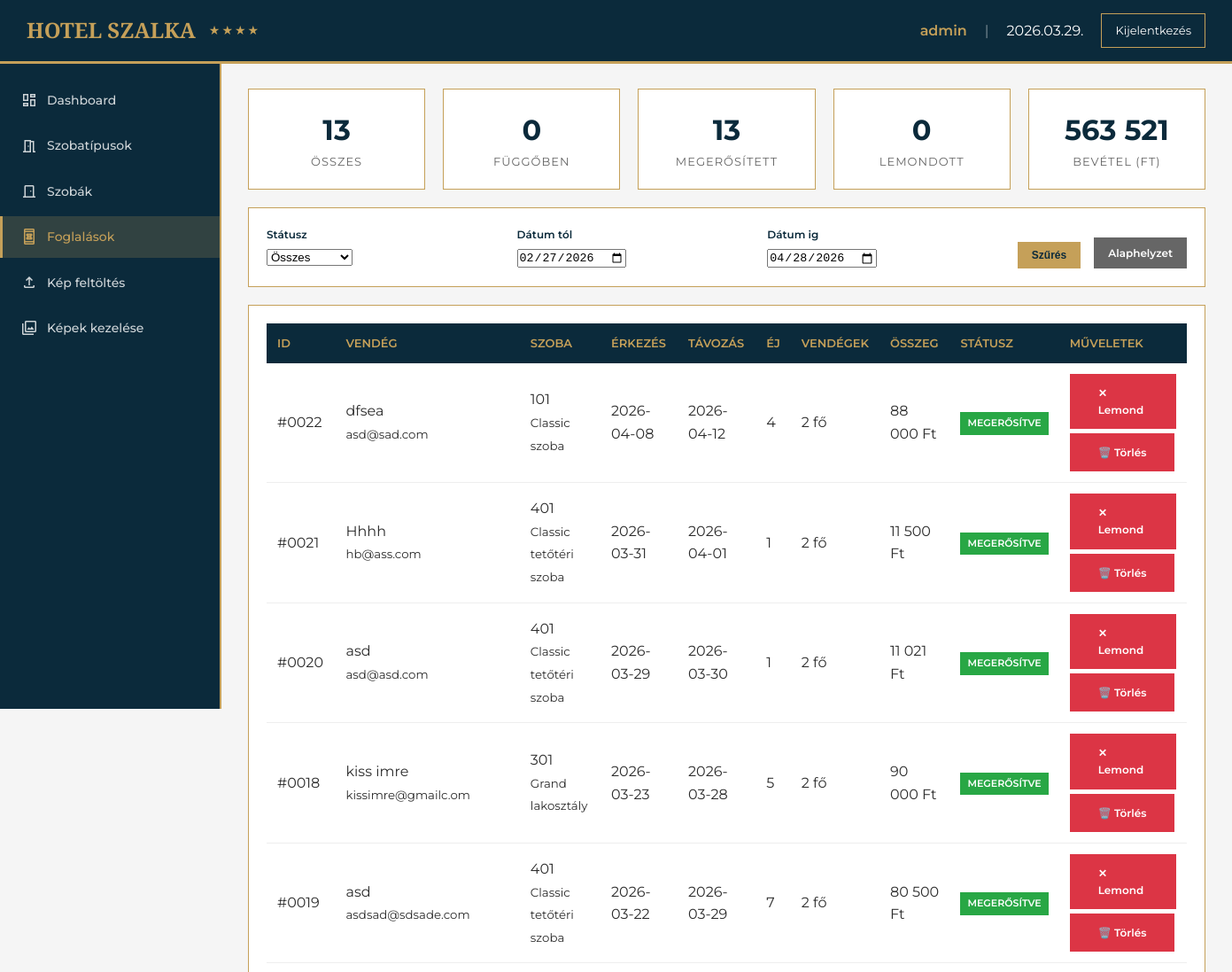
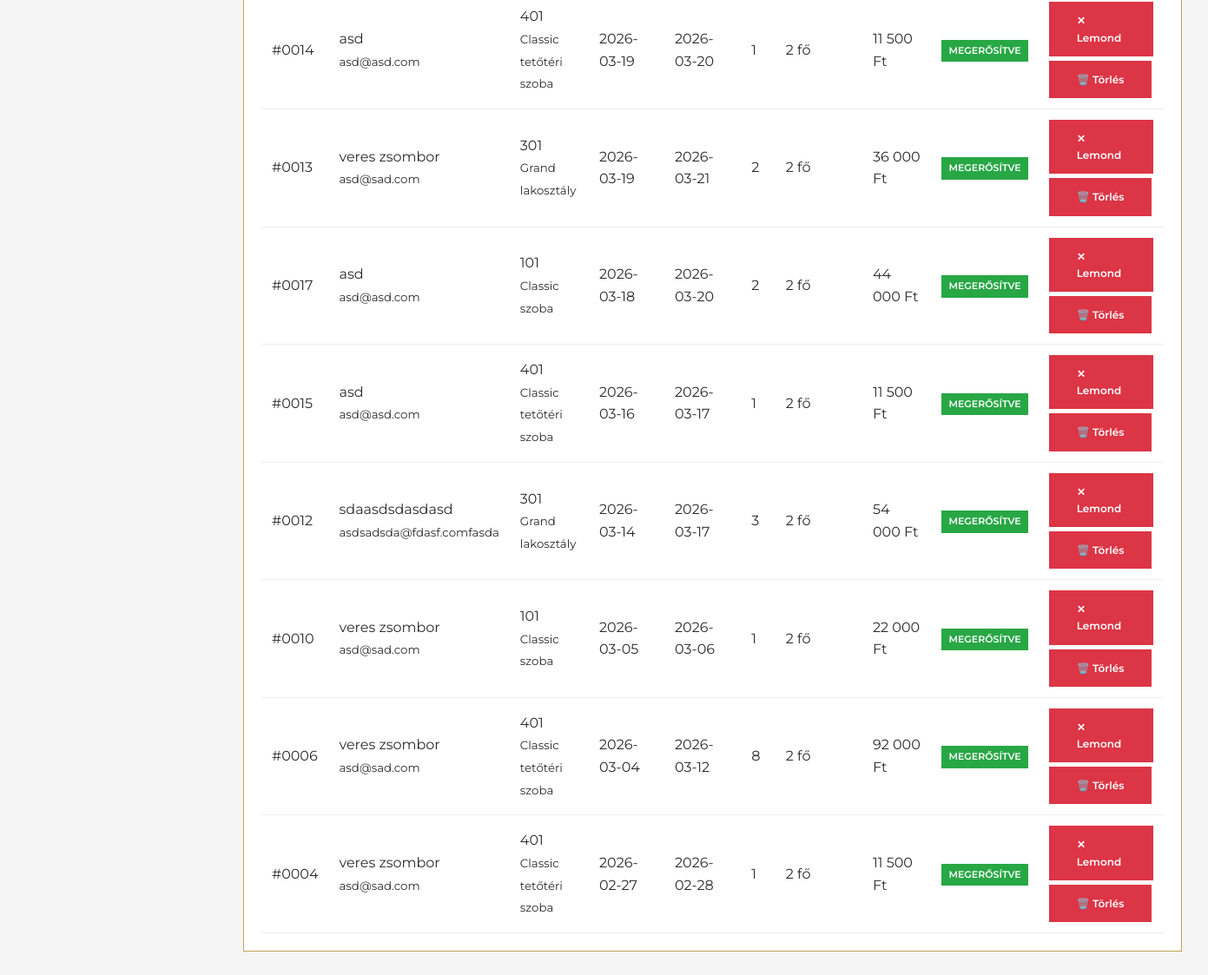
Page /admin.php?section=bookings (signed in) on the committed database (2 pictures, top to bottom).
### tables this page shows
CREATE TABLE `bookings` (
  `id` int(11) NOT NULL,
  `room_id` int(11) NOT NULL,
  `guest_name` varchar(100) NOT NULL,
  `guest_email` varchar(100) NOT NULL,
  `guest_phone` varchar(20) NOT NULL,
  `check_in` date NOT NULL,
  `check_out` date NOT NULL,
  `adults` int(11) NOT NULL DEFAULT 2,
  `children` int(11) NOT NULL DEFAULT 0,
  `total_price` int(11) NOT NULL,
  `special_requests` text DEFAULT NULL,
  `status` enum('pending','confirmed','cancelled') DEFAULT 'pending',
  `booking_date` datetime DEFAULT current_timestamp()
);

CREATE TABLE `rooms` (
  `id` int(11) NOT NULL,
  `room_type_id` int(11) DEFAULT NULL,
  `room_number` varchar(10) NOT NULL,
  `type` varchar(50) NOT NULL,
  `price` int(11) NOT NULL,
  `description` text DEFAULT NULL,
  `detailed_description` text DEFAULT NULL,
  `image` varchar(255) DEFAULT NULL,
  `status` enum('available','booked') DEFAULT 'available'
);

CREATE TABLE `room_types` (
  `id` int(11) NOT NULL,
  `type_name` varchar(100) NOT NULL,
  `description` text DEFAULT NULL,
  `detailed_description` text DEFAULT NULL,
  `base_price` int(11) NOT NULL,
  `max_guests` int(11) DEFAULT 2,
  `size_sqm` int(11) DEFAULT NULL,
  `created_at` timestamp NOT NULL DEFAULT current_timestamp()
);

### admin.php (the view, shortened to what this page needs)
<?php
require_once 'admin_auth.php';
$date_from = isset($_GET['date_from']) ? $_GET['date_from'] : date('Y-m-d', strtotime('-30 days'));
$date_to = isset($_GET['date_to']) ? $_GET['date_to'] : date('Y-m-d', strtotime('+30 days'));
$sql = "
    SELECT b.*, r.room_number, rt.type_name,
           DATEDIFF(b.check_out, b.check_in) as nights
    FROM bookings b
    JOIN rooms r ON b.room_id = r.id
    JOIN room_types rt ON r.room_type_id = rt.id
    WHERE 1=1
";
$params = [];
$sql .= " AND b.check_in >= ? AND b.check_in <= ?";
$params[] = $date_from;
$params[] = $date_to;
$sql .= " ORDER BY b.check_in DESC, b.id DESC";
$stmt = $pdo->prepare($sql);
$stmt->execute($params);
$bookings = $stmt->fetchAll();
$stats = ['total' => 0, 'pending' => 0, 'confirmed' => 0, 'cancelled' => 0, 'revenue' => 0];
foreach ($bookings as $b) {
    $stats['total']++;
    $stats[$b['status']]++;
    if ($b['status'] != 'cancelled') {
        $stats['revenue'] += $b['total_price'];
    }
}
$active_section = isset($_GET['section']) ? $_GET['section'] : 'dashboard';
?>
<!DOCTYPE html>
<html lang="hu">
<head>
    <link rel="stylesheet" href="css/style.css">
    <link rel="stylesheet" href="css/admin.css">
</head>
<body>
    <div class="top-nav">
        <div class="logo-area">
            <h1>HOTEL SZALKA</h1>
            <div class="stars">★★★★</div>
        </div>
        <div class="user-info">
            <span class="user-name"><?php echo htmlspecialchars($_SESSION['admin_username'] ?? 'Admin'); ?></span>
            <span style="color: rgba(255,255,255,0.5);">|</span>
            <span style="color: white;"><?php echo date('Y.m.d.'); ?></span>
            <a href="logout.php" class="logout-btn">Kijelentkezés</a>
        </div>
    </div>
    <div class="main-container">
        <div class="sidebar">
            <ul class="sidebar-menu">
                <li><a href="?section=dashboard" class="<?php echo $active_section == 'dashboard' ? 'active' : ''; ?>">
                    <span class="material-symbols-outlined">dashboard</span>
                    Dashboard
                </a></li>
                <li><a href="?section=room-types" class="<?php echo $active_section == 'room-types' ? 'active' : ''; ?>">
                    <span class="material-symbols-outlined">meeting_room</span>
                    Szobatípusok
                </a></li>
                <li><a href="?section=rooms" class="<?php echo $active_section == 'rooms' ? 'active' : ''; ?>">
                    <span class="material-symbols-outlined">door_front</span>
                    Szobák
                </a></li>
                <li><a href="?section=bookings" class="<?php echo $active_section == 'bookings' ? 'active' : ''; ?>">
                    <span class="material-symbols-outlined">book_online</span>
                    Foglalások
                </a></li>
                <li><a href="?section=upload" class="<?php echo $active_section == 'upload' ? 'active' : ''; ?>">
                    <span class="material-symbols-outlined">upload</span>
                    Kép feltöltés
                </a></li>
                <li><a href="?section=images" class="<?php echo $active_section == 'images' ? 'active' : ''; ?>">
                    <span class="material-symbols-outlined">photo_library</span>
                    Képek kezelése
                </a></li>
            </ul>
        </div>
        <div class="content-area">
            <?php if ($active_section == 'bookings'): ?>
                <div class="stats-grid" style="margin-bottom: 20px;">
                    <div class="stat-card">
                        <div class="stat-value"><?php echo $stats['total']; ?></div>
                        <div class="stat-label">Összes</div>
                    </div>
                    <div class="stat-card">
                        <div class="stat-value"><?php echo $stats['pending']; ?></div>
                        <div class="stat-label">Függőben</div>
                    </div>
                    <div class="stat-card">
                        <div class="stat-value"><?php echo $stats['confirmed']; ?></div>
                        <div class="stat-label">Megerősített</div>
                    </div>
                    <div class="stat-card">
                        <div class="stat-value"><?php echo $stats['cancelled']; ?></div>
                        <div class="stat-label">Lemondott</div>
                    </div>
                    <div class="stat-card">
                        <div class="stat-value"><?php echo number_format($stats['revenue'], 0, ',', ' '); ?></div>
                        <div class="stat-label">Bevétel (Ft)</div>
                    </div>
                </div>
                <form method="GET" class="filter-form">
                    <div class="filter-group">
                        <label>Státusz</label>
                        <select name="status_filter">
                            <option value="">Összes</option>
                        </select>
                    </div>
                    <div class="filter-group">
                        <label>Dátum tól</label>
                        <input type="date" name="date_from" value="<?php echo $date_from; ?>">
                    </div>
                    <div class="filter-group">
                        <label>Dátum ig</label>
                        <input type="date" name="date_to" value="<?php echo $date_to; ?>">
                    </div>
                    <button type="submit" class="btn">Szűrés</button>
                    <a href="?section=bookings" class="btn" style="background: #666; color: white;">Alaphelyzet</a>
                </form>
                <div class="card">
                    <div class="card-body">
                        <div class="table-container">
                            <table>
                                <thead>
                                    <tr>
                                        <th>ID</th>
                                        <th>Vendég</th>
                                        <th>Szoba</th>
                                        <th>Érkezés</th>
                                        <th>Távozás</th>
                                        <th>Éj</th>
                                        <th>Vendégek</th>
                                        <th>Összeg</th>
                                        <th>Státusz</th>
                                        <th>Műveletek</th>
                                    </tr>
                                </thead>
                                <tbody>
                                    <?php if (empty($bookings)): ?>
                                        <tr>
                                            <td colspan="10" style="text-align: center; padding: 40px;">Nincs megjeleníthető foglalás</td>
                                        </tr>
                                    <?php else: ?>
                                        <?php foreach ($bookings as $booking): ?>
                                            <tr>
                                                <td>#<?php echo str_pad($booking['id'], 4, '0', STR_PAD_LEFT); ?></td>
                                                <td>
                                                    <?php echo htmlspecialchars($booking['guest_name']); ?><br>
                                                    <small><?php echo htmlspecialchars($booking['guest_email']); ?></small>
                                                </td>
                                                <td><?php echo $booking['room_number']; ?><br><small><?php echo htmlspecialchars($booking['type_name']); ?></small></td>
                                                <td><?php echo date('Y-m-d', strtotime($booking['check_in'])); ?></td>
                                                <td><?php echo date('Y-m-d', strtotime($booking['check_out'])); ?></td>
                                                <td><?php echo $booking['nights']; ?></td>
                                                <td><?php echo $booking['adults'] + $booking['children']; ?> fő</td>
                                                <td><?php echo number_format($booking['total_price'], 0, ',', ' '); ?> Ft</td>
                                                <td>
                                                    <span class="status-badge status-<?php echo $booking['status']; ?>">
                                                        <?php
                                                        switch($booking['status']) {
                                                            case 'confirmed': echo 'Megerősítve'; break;
                                                        }
                                                        ?>
                                                    </span>
                                                </td>
                                                <td>
                                                    <div class="btn-group">
                                                        <?php if ($booking['status'] != 'cancelled'): ?>
                                                            <a href="?change_status=<?php echo $booking['id']; ?>&status=cancelled&section=bookings"
                                                               class="btn btn-small btn-danger"
                                                               onclick="return confirm('Biztosan lemondod?')">✕ Lemond</a>
                                                        <?php endif; ?>
                                                        <a href="?delete_booking=<?php echo $booking['id']; ?>&section=bookings"
                                                           class="btn btn-small btn-danger"
                                                           onclick="return confirm('Biztosan törlöd?')">🗑️ Törlés</a>
                                                    </div>
                                                </td>
                                            </tr>
                                        <?php endforeach; ?>
                                    <?php endif; ?>
                                </tbody>
                            </table>
                        </div>
                    </div>
                </div>
            <?php endif; ?>
        </div>
    </div>
</body>
</html>

### css/style.css (style rules this page uses)
:root { --gold: #C5A059; --dark-blue: #0A1E3C; --light-gold: #E5D5B0; --cream: #F8F5F0; --charcoal: #2C2C2C; --white: #FFFFFF; --black: #000000; }
* { margin: 0; padding: 0; box-sizing: border-box; }
body { font-family: 'Montserrat', sans-serif; background: var(--white); color: var(--charcoal); line-height: 1.6; }
.btn-small { padding: 12px 32px !important; font-size: 12px !important; cursor: pointer; }

### css/admin.css (style rules this page uses)
* { margin: 0; padding: 0; box-sizing: border-box; }
body { font-family: 'Montserrat', sans-serif; background: #f5f5f5; }
:root { --gold: #C5A059; --dark-blue: #0B2A3B; --cream: #F8F5F0; --white: #FFFFFF; }
.top-nav { background: var(--dark-blue); color: white; padding: 15px 30px; display: flex; justify-content: space-between; align-items: center; border-bottom: 3px solid var(--gold); position: fixed; top: 0; left: 0; right: 0; z-index: 1000; }
.logo-area { display: flex; align-items: center; gap: 15px; }
.logo-area h1 { font-family: 'Playfair Display', serif; font-size: 24px; color: var(--gold); }
.logo-area .stars { color: var(--gold); font-size: 14px; letter-spacing: 2px; }
.user-info { display: flex; align-items: center; gap: 20px; }
.user-name { color: var(--gold); font-weight: 600; }
.logout-btn { background: transparent; border: 1px solid var(--gold); color: white; padding: 8px 15px; text-decoration: none; font-size: 13px; transition: 0.3s; }
.main-container { display: flex; margin-top: 70px; min-height: calc(100vh - 70px); }
.sidebar { width: 250px; background: var(--dark-blue); color: white; position: fixed; height: calc(100vh - 70px); overflow-y: auto; border-right: 2px solid var(--gold); }
.sidebar-menu { list-style: none; padding: 20px 0; }
.sidebar-menu li { margin-bottom: 5px; }
.sidebar-menu a { display: flex; align-items: center; gap: 10px; padding: 12px 20px; color: rgba(255,255,255,0.8); text-decoration: none; transition: 0.3s; border-left: 3px solid transparent; font-size: 14px; font-weight: 500; }
.sidebar-menu a:hover, .sidebar-menu a.active { background: rgba(197, 160, 89, 0.2); color: var(--gold); border-left-color: var(--gold); }
.sidebar-menu a .material-symbols-outlined { font-size: 20px; }
.content-area { flex: 1; margin-left: 250px; padding: 30px; }
.stats-grid { display: grid; grid-template-columns: repeat(5, 1fr); gap: 20px; margin-bottom: 40px; }
.stat-card { background: white; padding: 20px; border: 1px solid var(--gold); text-align: center; }
.stat-card .stat-value { font-size: 32px; font-weight: 700; color: var(--dark-blue); }
.stat-card .stat-label { font-size: 13px; color: #666; text-transform: uppercase; letter-spacing: 1px; }
.table-container { overflow-x: auto; }
table { width: 100%; border-collapse: collapse; }
th { background: var(--dark-blue); color: var(--gold); padding: 12px; text-align: left; font-size: 13px; font-weight: 600; text-transform: uppercase; }
td { padding: 12px; border-bottom: 1px solid #eee; }
.status-badge { display: inline-block; padding: 4px 8px; font-size: 11px; font-weight: 600; text-transform: uppercase; }
.status-confirmed { background: #28a745; color: white; }
.btn { display: inline-block; padding: 8px 16px; font-size: 12px; font-weight: 600; text-decoration: none; border: none; cursor: pointer; transition: 0.3s; background: var(--gold); color: var(--dark-blue); }
.btn-danger { background: #dc3545; color: white; }
.btn-small { padding: 4px 8px; font-size: 11px; }
.btn-group { display: flex; gap: 5px; flex-wrap: wrap; }
.filter-form { display: flex; gap: 15px; flex-wrap: wrap; align-items: flex-end; margin-bottom: 20px; background: white; padding: 20px; border: 1px solid var(--gold); }
.filter-group { flex: 1; min-width: 150px; }
.filter-group label { font-size: 12px; font-weight: 600; color: var(--dark-blue); display: block; margin-bottom: 3px; }
.card { background: white; border: 1px solid var(--gold); margin-bottom: 20px; }
.card-body { padding: 20px; }

### rows in the picture
bookings: id "13", children "0", id "0013", guest_name "veres zsombor", guest_email "asd@sad.com", room.room_number "301", room_types.type_name "Grand lakosztály", check_in "2026-03-19", check_out "2026-03-21", nights "2", $booking['adults'] + $booking['children'] "2", total_price "36 000", status "MEGERŐSÍTVE"
bookings: id "0022", guest_name "dfsea", guest_email "asd@sad.com", room.room_number "101", room_types.type_name "Classic szoba", check_in "2026-04-08", check_out "2026-04-12", nights "4", $booking['adults'] + $booking['children'] "2", total_price "88 000", status "MEGERŐSÍTVE"
bookings: id "0021", guest_name "Hhhh", guest_email "hb@ass.com", room.room_number "401", room_types.type_name "Classic tetőtéri szoba", check_in "2026-03-31", check_out "2026-04-01", nights "1", $booking['adults'] + $booking['children'] "2", total_price "11 500", status "MEGERŐSÍTVE"
bookings: id "0020", guest_name "asd", guest_email "asd@asd.com", room.room_number "401", room_types.type_name "Classic tetőtéri szoba", check_in "2026-03-29", check_out "2026-03-30", nights "1", $booking['adults'] + $booking['children'] "2", total_price "11 021", status "MEGERŐSÍTVE"
bookings: id "0018", guest_name "kiss imre", guest_email "kissimre@gmailc.om", room.room_number "301", room_types.type_name "Grand lakosztály", check_in "2026-03-23", check_out "2026-03-28", nights "5", $booking['adults'] + $booking['children'] "2", total_price "90 000", status "MEGERŐSÍTVE"
bookings: id "0019", guest_name "asd", guest_email "asdsad@sdsade.com", room.room_number "401", room_types.type_name "Classic tetőtéri szoba", check_in "2026-03-22", check_out "2026-03-29", nights "7", $booking['adults'] + $booking['children'] "2", total_price "80 500", status "MEGERŐSÍTVE"
bookings: id "0014", guest_name "asd", guest_email "asd@asd.com", room.room_number "401", room_types.type_name "Classic tetőtéri szoba", check_in "2026-03-19", check_out "2026-03-20", nights "1", $booking['adults'] + $booking['children'] "2", total_price "11 500", status "MEGERŐSÍTVE"
bookings: id "0017", guest_name "asd", guest_email "asd@asd.com", room.room_number "101", room_types.type_name "Classic szoba", check_in "2026-03-18", check_out "2026-03-20", nights "2", $booking['adults'] + $booking['children'] "2", total_price "44 000", status "MEGERŐSÍTVE"
bookings: id "0015", guest_name "asd", guest_email "asd@asd.com", room.room_number "401", room_types.type_name "Classic tetőtéri szoba", check_in "2026-03-16", check_out "2026-03-17", nights "1", $booking['adults'] + $booking['children'] "2", total_price "11 500", status "MEGERŐSÍTVE"
bookings: id "0012", guest_name "sdaasdsdasdasd", guest_email "asdsadsda@fdasf.comfasda", room.room_number "301", room_types.type_name "Grand lakosztály", check_in "2026-03-14", check_out "2026-03-17", nights "3", $booking['adults'] + $booking['children'] "2", total_price "54 000", status "MEGERŐSÍTVE"
bookings: id "0010", guest_name "veres zsombor", guest_email "asd@sad.com", room.room_number "101", room_types.type_name "Classic szoba", check_in "2026-03-05", check_out "2026-03-06", nights "1", $booking['adults'] + $booking['children'] "2", total_price "22 000", status "MEGERŐSÍTVE"
bookings: id "0006", guest_name "veres zsombor", guest_email "asd@sad.com", room.room_number "401", room_types.type_name "Classic tetőtéri szoba", check_in "2026-03-04", check_out "2026-03-12", nights "8", $booking['adults'] + $booking['children'] "2", total_price "92 000", status "MEGERŐSÍTVE"
bookings: id "0004", guest_name "veres zsombor", guest_email "asd@sad.com", room.room_number "401", room_types.type_name "Classic tetőtéri szoba", check_in "2026-02-27", check_out "2026-02-28", nights "1", $booking['adults'] + $booking['children'] "2", total_price "11 500", status "MEGERŐSÍTVE"

### other values in the picture
$_SESSION['admin_username'] "admin"
$stats['revenue'] "563 521"
